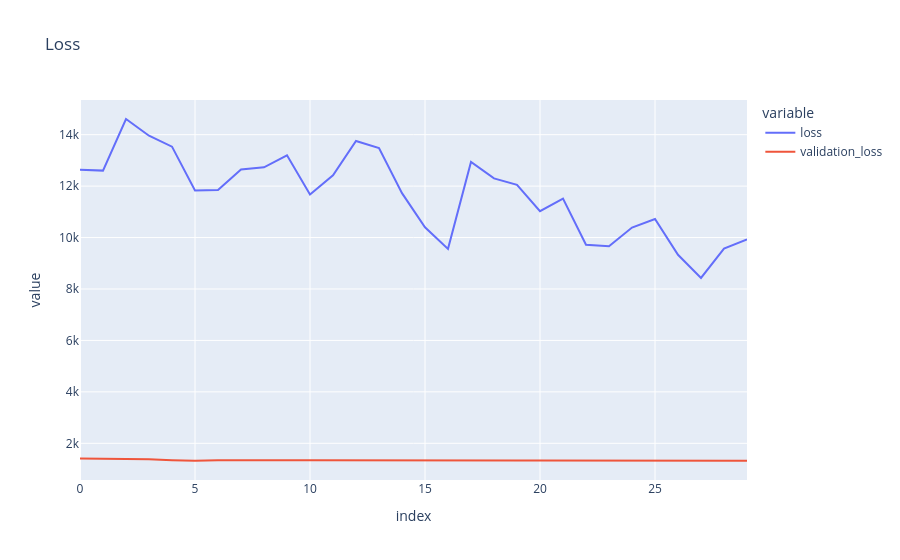
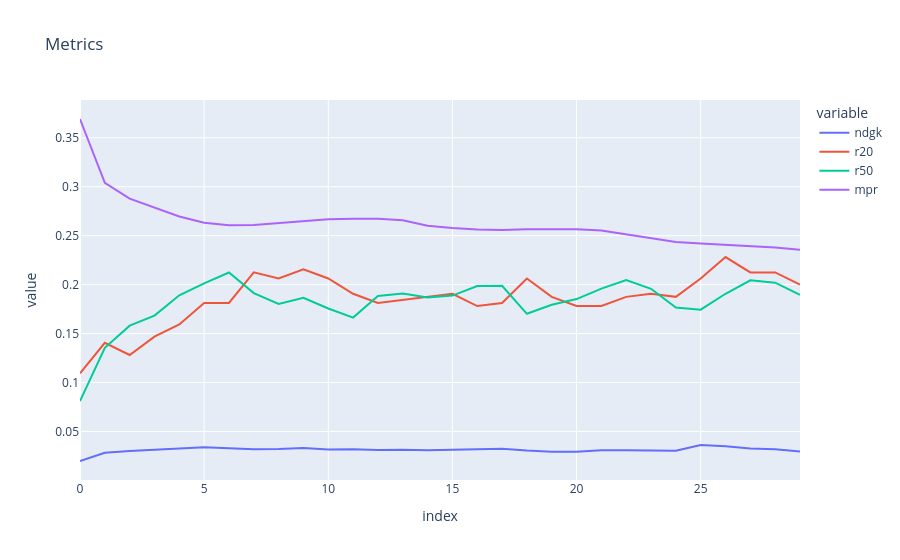

Notebook code cell kept with these figures, in order:
### Code cell
losses_df = pd.DataFrame([loss_history, validation_loss_history, ndcg_history, r20_history, r50_history, mpr_history]).T
losses_df.columns = ["loss", "validation_loss", "ndgk", "r20", "r50", "mpr"]

px.line(losses_df, x=losses_df.index, y=["loss", "validation_loss"], title="Loss").show()
px.line(losses_df, x=losses_df.index, y=["ndgk", "r20", "r50", "mpr"], title="Metrics").show()

### Figure 1 — Plotly figure (JSON) as saved in the notebook; plotly's stock layout.template omitted (floating-point values rounded to 4 significant figures)
{"data": [{"hovertemplate": "variable=loss<br>index=%{x}<br>value=%{y}<extra></extra>", "legendgroup": "loss", "line": {"color": "#636efa", "dash": "solid"}, "marker": {"symbol": "circle"}, "mode": "lines", "name": "loss", "orientation": "h", "showlegend": true, "type": "scatter", "x": [0, 1, 2, 3, 4, 5, 6, 7, 8, 9, 10, 11, 12, 13, 14, 15, 16, 17, 18, 19, 20, 21, 22, 23, 24, 25, 26, 27, 28, 29], "xaxis": "x", "y": [12640.0, 12600.0, 14610.0, 13960.0, 13530.0, 11830.0, 11850.0, 12650.0, 12730.0, 13200.0, 11670.0, 12420.0, 13760.0, 13480.0, 11730.0, 10400.0, 9560.0, 12940.0, 12300.0, 12050.0, 11030.0, 11520.0, 9719.0, 9664.0, 10390.0, 10720.0, 9331.0, 8430.0, 9574.0, 9932.0], "yaxis": "y"}, {"hovertemplate": "variable=validation_loss<br>index=%{x}<br>value=%{y}<extra></extra>", "legendgroup": "validation_loss", "line": {"color": "#EF553B", "dash": "solid"}, "marker": {"symbol": "circle"}, "mode": "lines", "name": "validation_loss", "orientation": "h", "showlegend": true, "type": "scatter", "x": [0, 1, 2, 3, 4, 5, 6, 7, 8, 9, 10, 11, 12, 13, 14, 15, 16, 17, 18, 19, 20, 21, 22, 23, 24, 25, 26, 27, 28, 29], "xaxis": "x", "y": [1414.0, 1410.0, 1401.0, 1380.0, 1344.0, 1325.0, 1342.0, 1350.0, 1349.0, 1345.0, 1342.0, 1338.0, 1335.0, 1337.0, 1337.0, 1337.0, 1336.0, 1332.0, 1331.0, 1330.0, 1332.0, 1330.0, 1327.0, 1323.0, 1318.0, 1314.0, 1312.0, 1313.0, 1317.0, 1317.0], "yaxis": "y"}], "layout": {"legend": {"title": {"text": "variable"}, "tracegroupgap": 0}, "title": {"text": "Loss"}, "xaxis": {"anchor": "y", "domain": [0, 1], "title": {"text": "index"}}, "yaxis": {"anchor": "x", "domain": [0, 1], "title": {"text": "value"}}}}

### Figure 2 — Plotly figure (JSON) as saved in the notebook; plotly's stock layout.template omitted (floating-point values rounded to 4 significant figures)
{"data": [{"hovertemplate": "variable=ndgk<br>index=%{x}<br>value=%{y}<extra></extra>", "legendgroup": "ndgk", "line": {"color": "#636efa", "dash": "solid"}, "marker": {"symbol": "circle"}, "mode": "lines", "name": "ndgk", "orientation": "h", "showlegend": true, "type": "scatter", "x": [0, 1, 2, 3, 4, 5, 6, 7, 8, 9, 10, 11, 12, 13, 14, 15, 16, 17, 18, 19, 20, 21, 22, 23, 24, 25, 26, 27, 28, 29], "xaxis": "x", "y": [0.01982, 0.02831, 0.0301, 0.03106, 0.0325, 0.03382, 0.03255, 0.03187, 0.03213, 0.033, 0.0316, 0.0318, 0.03101, 0.03139, 0.03075, 0.03156, 0.03238, 0.03245, 0.03049, 0.02929, 0.02931, 0.03074, 0.0308, 0.03062, 0.03036, 0.03612, 0.03477, 0.03257, 0.03183, 0.02951], "yaxis": "y"}, {"hovertemplate": "variable=r20<br>index=%{x}<br>value=%{y}<extra></extra>", "legendgroup": "r20", "line": {"color": "#EF553B", "dash": "solid"}, "marker": {"symbol": "circle"}, "mode": "lines", "name": "r20", "orientation": "h", "showlegend": true, "type": "scatter", "x": [0, 1, 2, 3, 4, 5, 6, 7, 8, 9, 10, 11, 12, 13, 14, 15, 16, 17, 18, 19, 20, 21, 22, 23, 24, 25, 26, 27, 28, 29], "xaxis": "x", "y": [0.1094, 0.1406, 0.1281, 0.1469, 0.1594, 0.1813, 0.1813, 0.2125, 0.2063, 0.2156, 0.2062, 0.1906, 0.1813, 0.1844, 0.1875, 0.1906, 0.1781, 0.1813, 0.2063, 0.1875, 0.1781, 0.1781, 0.1875, 0.1906, 0.1875, 0.2063, 0.2281, 0.2125, 0.2125, 0.2], "yaxis": "y"}, {"hovertemplate": "variable=r50<br>index=%{x}<br>value=%{y}<extra></extra>", "legendgroup": "r50", "line": {"color": "#00cc96", "dash": "solid"}, "marker": {"symbol": "circle"}, "mode": "lines", "name": "r50", "orientation": "h", "showlegend": true, "type": "scatter", "x": [0, 1, 2, 3, 4, 5, 6, 7, 8, 9, 10, 11, 12, 13, 14, 15, 16, 17, 18, 19, 20, 21, 22, 23, 24, 25, 26, 27, 28, 29], "xaxis": "x", "y": [0.08111, 0.1354, 0.1581, 0.1684, 0.1892, 0.2013, 0.2124, 0.1913, 0.1802, 0.1866, 0.1756, 0.1663, 0.1884, 0.191, 0.1868, 0.1888, 0.1986, 0.1988, 0.1702, 0.1794, 0.1853, 0.1959, 0.2046, 0.1957, 0.1766, 0.1744, 0.1907, 0.2045, 0.202, 0.1896], "yaxis": "y"}, {"hovertemplate": "variable=mpr<br>index=%{x}<br>value=%{y}<extra></extra>", "legendgroup": "mpr", "line": {"color": "#ab63fa", "dash": "solid"}, "marker": {"symbol": "circle"}, "mode": "lines", "name": "mpr", "orientation": "h", "showlegend": true, "type": "scatter", "x": [0, 1, 2, 3, 4, 5, 6, 7, 8, 9, 10, 11, 12, 13, 14, 15, 16, 17, 18, 19, 20, 21, 22, 23, 24, 25, 26, 27, 28, 29], "xaxis": "x", "y": [0.3692, 0.304, 0.2879, 0.2789, 0.2696, 0.2632, 0.2607, 0.261, 0.2632, 0.2653, 0.2669, 0.2672, 0.2672, 0.2658, 0.2602, 0.2578, 0.2564, 0.2558, 0.2566, 0.2566, 0.2566, 0.2553, 0.2516, 0.2477, 0.2436, 0.2421, 0.2407, 0.2397, 0.2379, 0.2356], "yaxis": "y"}], "layout": {"legend": {"title": {"text": "variable"}, "tracegroupgap": 0}, "title": {"text": "Metrics"}, "xaxis": {"anchor": "y", "domain": [0, 1], "title": {"text": "index"}}, "yaxis": {"anchor": "x", "domain": [0, 1], "title": {"text": "value"}}}}
